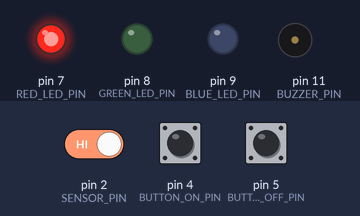
This sketch was run on a simulated Arduino Uno, built with avr-gcc and run on an emulated ATmega328P. Parts: output pins drawn as LEDs (lit = HIGH), buzzer (waves = sounding, pin HIGH). Dashed ring = blinking. Inputs (shaded band) come from the test bench; at power-on: pin 4 (BUTTON_ON_PIN) HIGH, pin 2 (SENSOR_PIN) HIGH, pin 5 (BUTTON_OFF_PIN) HIGH.

Above: at 1.2 s.
1.3 s: pin 4 (BUTTON_ON_PIN) pulled LOW for 0.15 s
At 2.7 s:
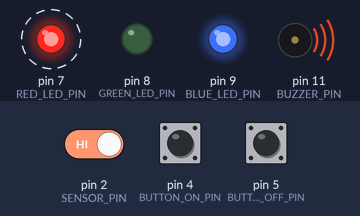
4.3 s: pin 2 (SENSOR_PIN) driven LOW
At 5.2 s:
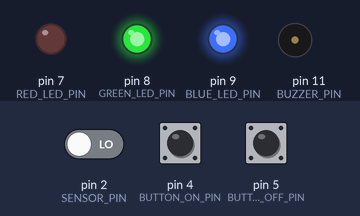
5.8 s: pin 5 (BUTTON_OFF_PIN) pulled LOW for 0.15 s
At 6.3 s:
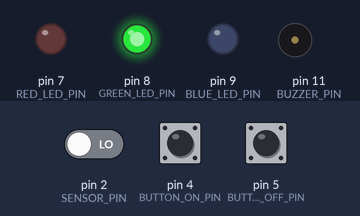
7.4 s: pin 2 (SENSOR_PIN) driven HIGH
At 8.6 s:
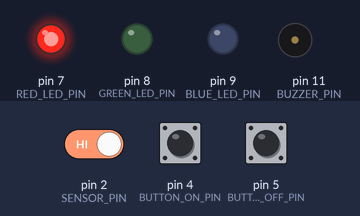
8.9 s: pin 4 (BUTTON_ON_PIN) pulled LOW for 1 s
At 9.3 s:
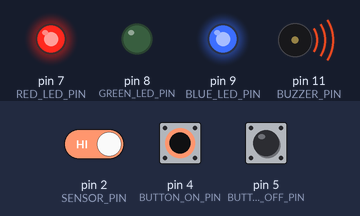
Timing chart, 0 to 13.9 s (numbered marks = the images above; inputs shaded):
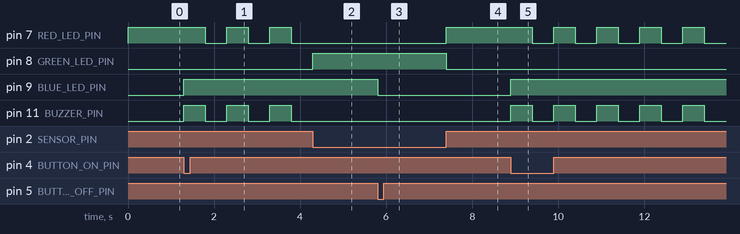

The sketch:

window-sensor.ino
```cpp
#define SENSOR_PIN     2

#define BUTTON_ON_PIN  4
#define BUTTON_OFF_PIN 5

#define RED_LED_PIN    7
#define GREEN_LED_PIN  8
#define BLUE_LED_PIN   9

#define BUZZER_PIN     11

bool isAlarmOn = false;

void setup() {
  pinMode(SENSOR_PIN, INPUT_PULLUP);

  pinMode(BUTTON_ON_PIN, INPUT_PULLUP);
  pinMode(BUTTON_OFF_PIN, INPUT_PULLUP);

  pinMode(RED_LED_PIN, OUTPUT);
  pinMode(GREEN_LED_PIN, OUTPUT);
  pinMode(BLUE_LED_PIN, OUTPUT);

  pinMode(BUZZER_PIN, OUTPUT);
}

void loop() {
  bool isWindowOpened = digitalRead(SENSOR_PIN) == HIGH;
  bool isOnButtonPressed = digitalRead(BUTTON_ON_PIN) == LOW;
  bool isOffButtonPressed = digitalRead(BUTTON_OFF_PIN) == LOW;

  if (isOffButtonPressed) {
    isAlarmOn = false;
  }

  if (isOnButtonPressed) {
    isAlarmOn = true;
  }

  digitalWrite(BLUE_LED_PIN, isAlarmOn);

  if (!isWindowOpened) {
    digitalWrite(RED_LED_PIN, LOW);
    digitalWrite(GREEN_LED_PIN, HIGH);
    return;
  }

  if (!isAlarmOn) {
    digitalWrite(RED_LED_PIN, HIGH);
    digitalWrite(GREEN_LED_PIN, LOW);
    return;
  }

  digitalWrite(GREEN_LED_PIN, LOW);
  digitalWrite(RED_LED_PIN, HIGH);
  digitalWrite(BUZZER_PIN, HIGH);
  delay(500);
  digitalWrite(RED_LED_PIN, LOW);
  digitalWrite(BUZZER_PIN, LOW);
  delay(500);
}
```

Measured:
- after the input at 1.3 s, pin 7 (RED_LED_PIN): alternates HIGH for 0.50 s and LOW for 0.50 s, starting after 0.50 s; pin 9 (BLUE_LED_PIN): LOW → HIGH at once; pin 11 (BUZZER_PIN): alternates HIGH for 0.50 s and LOW for 0.50 s, starting at once
- after the input at 4.3 s, pin 7 (RED_LED_PIN), pin 11 (BUZZER_PIN): stays LOW (without the input it goes to HIGH after 0.00 s); pin 8 (GREEN_LED_PIN): LOW → HIGH at once
- after the input at 5.8 s, pin 9 (BLUE_LED_PIN): HIGH → LOW at once
- after the input at 7.4 s, pin 7 (RED_LED_PIN): LOW → HIGH at once; pin 8 (GREEN_LED_PIN): HIGH → LOW at once
- after the input at 8.9 s, pin 7 (RED_LED_PIN): alternates HIGH for 0.50 s and LOW for 0.50 s, starting after 0.50 s; pin 9 (BLUE_LED_PIN): LOW → HIGH at once; pin 11 (BUZZER_PIN): alternates HIGH for 0.50 s and LOW for 0.50 s, starting at once
